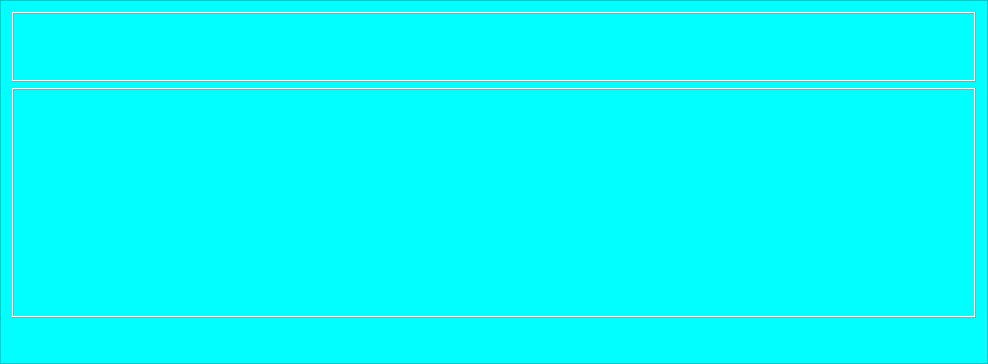
       <widget class="QFrame" name="frame">
        <property name="sizePolicy">
         <sizepolicy hsizetype="Preferred" vsizetype="Expanding">
          <horstretch>0</horstretch>
          <verstretch>0</verstretch>
         </sizepolicy>
        </property>
        <property name="palette">
         <palette>
          <active>
           <colorrole role="Window">
            <brush brushstyle="SolidPattern">
             <color alpha="255">
              <red>0</red>
              <green>255</green>
              <blue>254</blue>
             </color>
            </brush>
           </colorrole>
          </active>
          <inactive>
           <colorrole role="Window">
            <brush brushstyle="SolidPattern">
             <color alpha="255">
              <red>0</red>
              <green>255</green>
              <blue>254</blue>
             </color>
            </brush>
           </colorrole>
          </inactive>
          <disabled>
           <colorrole role="Window">
            <brush brushstyle="SolidPattern">
             <color alpha="255">
              <red>34</red>
              <green>39</green>
              <blue>46</blue>
             </color>
            </brush>
           </colorrole>
          </disabled>
         </palette>
        </property>
        <property name="frameShape">
         <enum>QFrame::StyledPanel</enum>
        </property>
        <property name="frameShadow">
         <enum>QFrame::Plain</enum>
        </property>
        <property name="lineWidth">
         <number>20</number>
        </property>
        <layout class="QGridLayout" name="gridLayout_2">
         <item row="1" column="0">
          <widget class="QLCDNumber" name="lcd_time">
           <property name="minimumSize">
            <size>
             <width>964</width>
             <height>230</height>
            </size>
           </property>
           <property name="maximumSize">
            <size>
             <width>16777215</width>
             <height>2000</height>
            </size>
           </property>
           <property name="palette">
            <palette>
             <active>
              <colorrole role="WindowText">
               <brush brushstyle="SolidPattern">
                <color alpha="255">
                 <red>0</red>
                 <green>255</green>
                 <blue>254</blue>
                </color>
               </brush>
              </colorrole>
              <colorrole role="Text">
               <brush brushstyle="SolidPattern">
                <color alpha="255">
                 <red>0</red>
                 <green>255</green>
                 <blue>254</blue>
                </color>
               </brush>
              </colorrole>
              <colorrole role="BrightText">
               <brush brushstyle="SolidPattern">
                <color alpha="255">
                 <red>255</red>
                 <green>255</green>
                 <blue>255</blue>
                </color>
               </brush>
              </colorrole>
              <colorrole role="ButtonText">
               <brush brushstyle="SolidPattern">
                <color alpha="255">
                 <red>255</red>
                 <green>255</green>
                 <blue>255</blue>
                </color>
               </brush>
              </colorrole>
              <colorrole role="Shadow">
               <brush brushstyle="SolidPattern">
                <color alpha="255">
                 <red>0</red>
                 <green>255</green>
                 <blue>254</blue>
                </color>
               </brush>
              </colorrole>
              <colorrole role="PlaceholderText">
               <brush brushstyle="NoBrush">
                <color alpha="128">
                 <red>0</red>
                 <green>255</green>
                 <blue>254</blue>
                </color>
               </brush>
              </colorrole>
             </active>
             <inactive>
              <colorrole role="WindowText">
               <brush brushstyle="SolidPattern">
                <color alpha="255">
                 <red>0</red>
                 <green>255</green>
                 <blue>254</blue>
                </color>
               </brush>
              </colorrole>
              <colorrole role="Text">
               <brush brushstyle="SolidPattern">
                <color alpha="255">
                 <red>0</red>
                 <green>255</green>
                 <blue>254</blue>
                </color>
               </brush>
              </colorrole>
              <colorrole role="BrightText">
               <brush brushstyle="SolidPattern">
                <color alpha="255">
                 <red>255</red>
                 <green>255</green>
                 <blue>255</blue>
                </color>
               </brush>
              </colorrole>
              <colorrole role="ButtonText">
               <brush brushstyle="SolidPattern">
                <color alpha="255">
                 <red>255</red>
                 <green>255</green>
                 <blue>255</blue>
                </color>
               </brush>
              </colorrole>
              <colorrole role="Shadow">
               <brush brushstyle="SolidPattern">
                <color alpha="255">
                 <red>0</red>
                 <green>0</green>
                 <blue>0</blue>
                </color>
               </brush>
              </colorrole>
              <colorrole role="PlaceholderText">
               <brush brushstyle="NoBrush">
                <color alpha="128">
                 <red>0</red>
                 <green>255</green>
                 <blue>254</blue>
                </color>
               </brush>
              </colorrole>
             </inactive>
             <disabled>
              <colorrole role="WindowText">
               <brush brushstyle="SolidPattern">
                <color alpha="255">
                 <red>0</red>
                 <green>74</green>
                 <blue>106</blue>
                </color>
               </brush>
              </colorrole>
              <colorrole role="Text">
               <brush brushstyle="SolidPattern">
                <color alpha="255">
                 <red>0</red>
                 <green>74</green>
                 <blue>106</blue>
                </color>
               </brush>
              </colorrole>
              <colorrole role="BrightText">
               <brush brushstyle="SolidPattern">
                <color alpha="255">
                 <red>0</red>
                 <green>74</green>
                 <blue>106</blue>
                </color>
               </brush>
              </colorrole>
              <colorrole role="ButtonText">
               <brush brushstyle="SolidPattern">
                <color alpha="255">
                 <red>0</red>
                 <green>74</green>
                 <blue>106</blue>
                </color>
               </brush>
              </colorrole>
              <colorrole role="Shadow">
               <brush brushstyle="SolidPattern">
                <color alpha="255">
                 <red>0</red>
                 <green>0</green>
                 <blue>0</blue>
                </color>
               </brush>
              </colorrole>
              <colorrole role="PlaceholderText">
               <brush brushstyle="NoBrush">
                <color alpha="128">
                 <red>0</red>
                 <green>255</green>
                 <blue>254</blue>
                </color>
               </brush>
              </colorrole>
             </disabled>
            </palette>
           </property>
           <property name="digitCount">
            <number>1</number>
           </property>
           <property name="segmentStyle">
            <enum>QLCDNumber::Flat</enum>
           </property>
          </widget>
         </item>
         <item row="0" column="0">
          <widget class="QLCDNumber" name="lcd_unix">
           <property name="minimumSize">
            <size>
             <width>964</width>
             <height>70</height>
            </size>
           </property>
           <property name="maximumSize">
            <size>
             <width>16777215</width>
             <height>80</height>
            </size>
           </property>
           <property name="palette">
            <palette>
             <active>
              <colorrole role="WindowText">
               <brush brushstyle="SolidPattern">
                <color alpha="255">
                 <red>0</red>
                 <green>255</green>
                 <blue>254</blue>
                </color>
               </brush>
              </colorrole>
              <colorrole role="Text">
               <brush brushstyle="SolidPattern">
                <color alpha="255">
                 <red>0</red>
                 <green>255</green>
                 <blue>254</blue>
                </color>
               </brush>
              </colorrole>
              <colorrole role="BrightText">
               <brush brushstyle="SolidPattern">
                <color alpha="255">
                 <red>255</red>
                 <green>255</green>
                 <blue>255</blue>
                </color>
               </brush>
              </colorrole>
              <colorrole role="ButtonText">
               <brush brushstyle="SolidPattern">
                <color alpha="255">
                 <red>255</red>
                 <green>255</green>
                 <blue>255</blue>
                </color>
               </brush>
              </colorrole>
              <colorrole role="Shadow">
               <brush brushstyle="SolidPattern">
                <color alpha="255">
                 <red>0</red>
                 <green>255</green>
                 <blue>254</blue>
                </color>
               </brush>
              </colorrole>
              <colorrole role="PlaceholderText">
               <brush brushstyle="NoBrush">
                <color alpha="128">
                 <red>0</red>
                 <green>255</green>
                 <blue>254</blue>
                </color>
               </brush>
              </colorrole>
             </active>
             <inactive>
              <colorrole role="WindowText">
               <brush brushstyle="SolidPattern">
                <color alpha="255">
                 <red>0</red>
                 <green>255</green>
                 <blue>254</blue>
                </color>
               </brush>
              </colorrole>
              <colorrole role="Text">
               <brush brushstyle="SolidPattern">
                <color alpha="255">
                 <red>0</red>
                 <green>255</green>
                 <blue>254</blue>
                </color>
               </brush>
              </colorrole>
              <colorrole role="BrightText">
               <brush brushstyle="SolidPattern">
                <color alpha="255">
                 <red>255</red>
                 <green>255</green>
                 <blue>255</blue>
                </color>
               </brush>
              </colorrole>
              <colorrole role="ButtonText">
               <brush brushstyle="SolidPattern">
                <color alpha="255">
                 <red>255</red>
                 <green>255</green>
                 <blue>255</blue>
                </color>
               </brush>
              </colorrole>
              <colorrole role="Shadow">
               <brush brushstyle="SolidPattern">
                <color alpha="255">
                 <red>0</red>
                 <green>0</green>
                 <blue>0</blue>
                </color>
               </brush>
              </colorrole>
              <colorrole role="PlaceholderText">
               <brush brushstyle="NoBrush">
                <color alpha="128">
                 <red>0</red>
                 <green>255</green>
                 <blue>254</blue>
                </color>
               </brush>
              </colorrole>
             </inactive>
             <disabled>
              <colorrole role="WindowText">
               <brush brushstyle="SolidPattern">
                <color alpha="255">
                 <red>0</red>
                 <green>74</green>
                 <blue>106</blue>
                </color>
               </brush>
              </colorrole>
              <colorrole role="Text">
               <brush brushstyle="SolidPattern">
                <color alpha="255">
                 <red>0</red>
                 <green>74</green>
                 <blue>106</blue>
                </color>
               </brush>
              </colorrole>
              <colorrole role="BrightText">
               <brush brushstyle="SolidPattern">
                <color alpha="255">
                 <red>0</red>
                 <green>74</green>
                 <blue>106</blue>
                </color>
               </brush>
              </colorrole>
              <colorrole role="ButtonText">
               <brush brushstyle="SolidPattern">
                <color alpha="255">
                 <red>0</red>
                 <green>74</green>
                 <blue>106</blue>
                </color>
               </brush>
              </colorrole>
              <colorrole role="Shadow">
               <brush brushstyle="SolidPattern">
                <color alpha="255">
                 <red>0</red>
                 <green>0</green>
                 <blue>0</blue>
                </color>
               </brush>
              </colorrole>
              <colorrole role="PlaceholderText">
               <brush brushstyle="NoBrush">
                <color alpha="128">
                 <red>0</red>
                 <green>255</green>
                 <blue>254</blue>
                </color>
               </brush>
              </colorrole>
             </disabled>
            </palette>
           </property>
           <property name="digitCount">
            <number>1</number>
           </property>
           <property name="segmentStyle">
            <enum>QLCDNumber::Flat</enum>
           </property>
          </widget>
         </item>
         <item row="2" column="0">
          <widget class="QLabel" name="label">
           <property name="maximumSize">
            <size>
             <width>16777215</width>
             <height>40</height>
            </size>
           </property>
           <property name="palette">
            <palette>
             <active>
              <colorrole role="WindowText">
               <brush brushstyle="SolidPattern">
                <color alpha="255">
                 <red>0</red>
                 <green>255</green>
                 <blue>254</blue>
                </color>
               </brush>
              </colorrole>
              <colorrole role="Text">
               <brush brushstyle="SolidPattern">
                <color alpha="255">
                 <red>0</red>
                 <green>255</green>
                 <blue>254</blue>
                </color>
               </brush>
              </colorrole>
              <colorrole role="PlaceholderText">
               <brush brushstyle="NoBrush">
                <color alpha="128">
                 <red>0</red>
                 <green>255</green>
                 <blue>254</blue>
                </color>
               </brush>
              </colorrole>
             </active>
             <inactive>
              <colorrole role="WindowText">
               <brush brushstyle="SolidPattern">
                <color alpha="255">
                 <red>0</red>
                 <green>255</green>
                 <blue>254</blue>
                </color>
               </brush>
              </colorrole>
              <colorrole role="Text">
               <brush brushstyle="SolidPattern">
                <color alpha="255">
                 <red>0</red>
                 <green>255</green>
                 <blue>254</blue>
                </color>
               </brush>
              </colorrole>
              <colorrole role="PlaceholderText">
               <brush brushstyle="NoBrush">
                <color alpha="128">
                 <red>0</red>
                 <green>255</green>
                 <blue>254</blue>
                </color>
               </brush>
              </colorrole>
             </inactive>
             <disabled>
              <colorrole role="WindowText">
               <brush brushstyle="SolidPattern">
                <color alpha="255">
                 <red>136</red>
                 <green>138</green>
                 <blue>133</blue>
                </color>
               </brush>
              </colorrole>
              <colorrole role="Text">
               <brush brushstyle="SolidPattern">
                <color alpha="255">
                 <red>136</red>
                 <green>138</green>
                 <blue>133</blue>
                </color>
               </brush>
              </colorrole>
              <colorrole role="PlaceholderText">
               <brush brushstyle="NoBrush">
                <color alpha="128">
                 <red>0</red>
                 <green>255</green>
                 <blue>254</blue>
                </color>
               </brush>
              </colorrole>
             </disabled>
            </palette>
           </property>
           <property name="font">
            <font>
             <pointsize>18</pointsize>
            </font>
           </property>
           <property name="text">
            <string>Minutes : Seconds . Milliseconds</string>
           </property>
           <property name="alignment">
            <set>Qt::AlignCenter</set>
           </property>
          </widget>
         </item>
        </layout>
       </widget>
